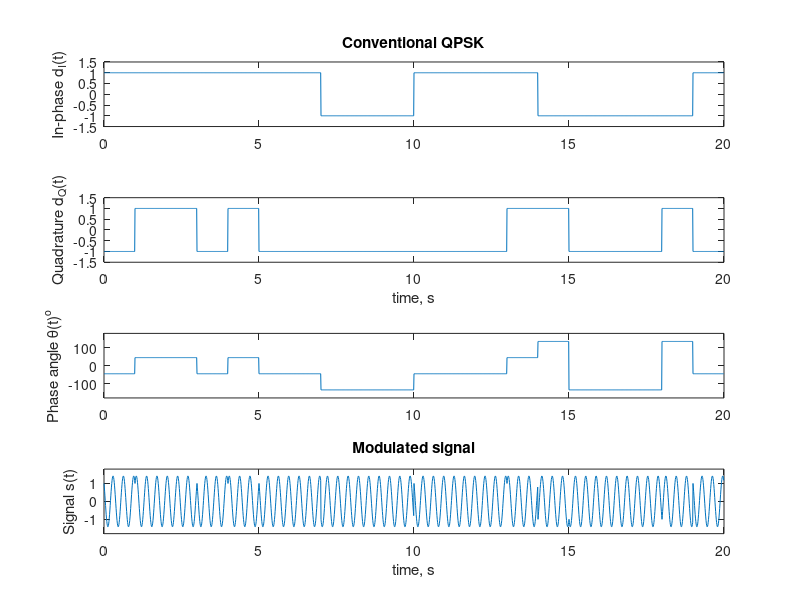
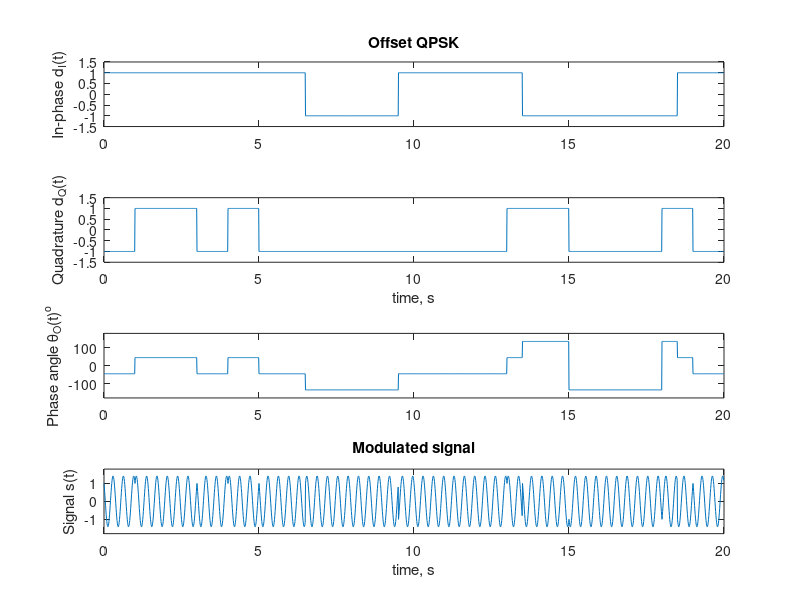
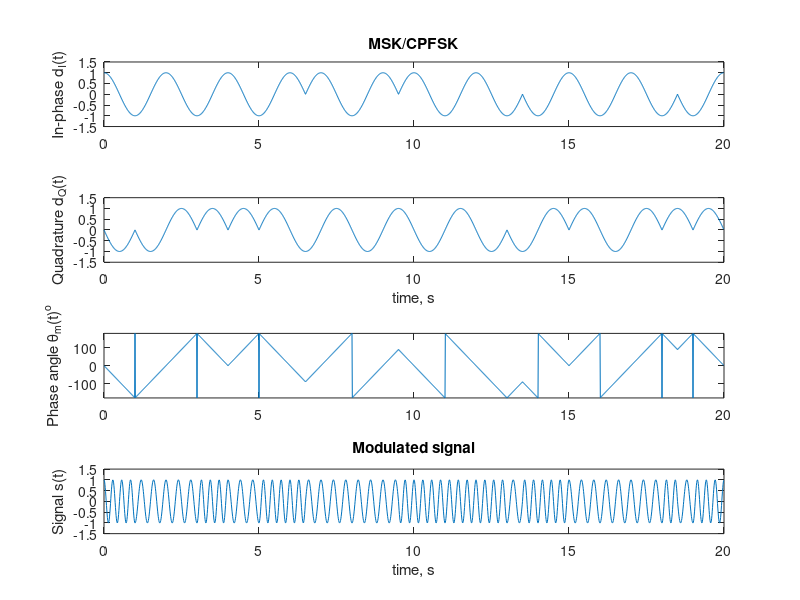
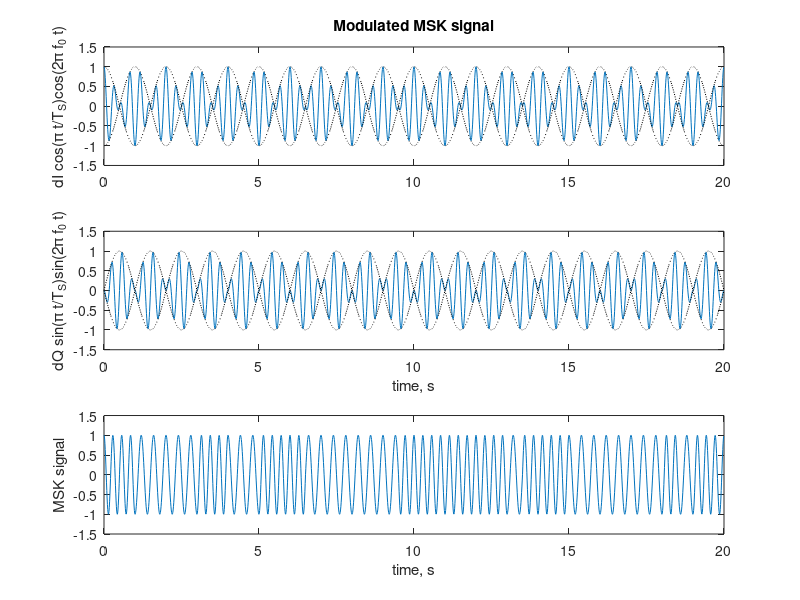

Recreate these plots in MATLAB, in order.
% QPSK, OQPSK, MSK demo
% Bob Mills
% Feb 2020
%
clc; clearvars; close all

%% simulation parameters
% plot control variables
p.discrete = 0;
p.spectrum = 0;

% simulation parameters
Nsyms = 20;                     % number of symbols in simulation
Nbits = Nsyms*2;                % number of bits in simulation
fsamp = 100;                    % sampling freq
Nfft = 4096;                    % FFT size for freq plots

% signal parameters
f0 = 3;                        % carrier freq
Rsym = 1;                       % symbol rate 
Tsym = 1/Rsym;                  % symbol dwell time

% derived parameters
Ns = Tsym*fsamp;                % num samples / symbol
Nsamp = Nsyms*Ns;               % total num samples in simulation
A = 1;                          % carrier amplitude to get desired Eb

% time vectors
t = (0:Nsamp-1)'/fsamp;         % time base vector (column)
ts = (0:Ns-1)'/fsamp;           % time vector for a single symbol (column)

%% generate the modulated signals 
% first generate the I/Q bit streams 
bits = 2*randi(2,Nbits,1)-3;    % total # of bits, values set to +/- 1
bits = reshape(bits,2,Nbits/2);
Ibits = bits(1,:);              % I channel bits
Qbits = bits(2,:);              % Q channel bits
bits = bits(:);

% build the pulse for the I&Q bit streams
pulse = ones(Ns,1);                         % NRZ pulse
% pulse  = [ ones(Ns/2,1); zeros(Ns/2,1) ];   % RZ pulse
dI = pulse * Ibits; dI = dI(:);
dQ = pulse * Qbits; dQ = dQ(:);
theta_t = atan2(dQ,dI) * 180/pi;

% modulate onto carrier -- conventional QPSK
QPSK = A * ( dI .* cos(2*pi*f0*t) + dQ .* sin(2*pi*f0*t) );

% OQPSK has a 1/2 symbol delay in the Q channel
% or 1/2 symbol advance in the I channel
% for simplicity, just circular wrap from L to R end of dI vector
dIo = circshift(dI,-Ns/2);
thetao_t = atan2(dQ,dIo) * 180/pi;
OQPSK = A * ( dIo .* cos(2*pi*f0*t) + dQ .* sin(2*pi*f0*t) );

% MSK / CPFSK uses half sine pulses
% just multiply the dI and dQo pulses from OQPSK with half sine pulse shape
COS = cos(pi*t/(Tsym));
SIN = sin(pi*t/(Tsym));
dIm = COS .* dIo;
dQm = SIN .* dQ;
thetam_t = atan2(dQm,dIm) * 180/pi;
MSK = A * ( dIm .* cos(2*pi*f0*t) + dQm .* sin(2*pi*f0*t) );


%% plot time signals 
% Conventional QPSK %%%%%%%%%%%%%
figure
subplot(411)
if p.discrete
    plot(t,dI,'.')
else
    plot(t,dI)
end
ylim([-1.5 1.5])
ylabel('In-phase d_I(t)')
title('Conventional QPSK')

subplot(412)
if p.discrete
    plot(t,dQ,'.')
else
    plot(t,dQ);
end
ylim([-1.5 1.5])
xlabel('time, s')
ylabel('Quadrature d_Q(t)')

subplot(413)
if p.discrete
    plot(t,theta_t,'.')
else
    plot(t,theta_t);
end
ylim([-180 180])
ylabel('Phase angle \theta(t)^o')

subplot(414)
if p.discrete
    plot(t,QPSK,'.')
else
    plot(t,QPSK)
end
title('Modulated signal')
xlabel('time, s')
ylabel('Signal s(t)')
ylim([ -1.8*A 1.8*A ])

% Offset QPSK %%%%%%%%%%%%%
figure
subplot(411)
if p.discrete
    plot(t,dIo,'.')
else
    plot(t,dIo)
end
ylim([-1.5 1.5])
ylabel('In-phase d_I(t)')
title('Offset QPSK')

subplot(412)
if p.discrete
    plot(t,dQ,'.')
else
    plot(t,dQ);
end
ylim([-1.5 1.5])
xlabel('time, s')
ylabel('Quadrature d_Q(t)')

subplot(413)
if p.discrete
    plot(t,thetao_t,'.')
else
    plot(t,thetao_t);
end
ylim([-180 180])
ylabel('Phase angle \theta_O(t)^o')

subplot(414)
if p.discrete
    plot(t,OQPSK,'.')
else
    plot(t,OQPSK)
end
title('Modulated signal')
xlabel('time, s')
ylabel('Signal s(t)')
ylim([ -1.8*A 1.8*A ])

% MSK %%%%%%%%%%%%%
figure
subplot(411)
if p.discrete
    plot(t,dIm,'.')
else
    plot(t,dIm)
end
ylim([-1.5 1.5])
ylabel('In-phase d_I(t)')
title('MSK/CPFSK')

subplot(412)
if p.discrete
    plot(t,dQm,'.')
else
    plot(t,dQm);
end
ylim([-1.5 1.5])
xlabel('time, s')
ylabel('Quadrature d_Q(t)')

subplot(413)
if p.discrete
    plot(t,thetam_t,'.')
else
    plot(t,thetam_t);
end
ylim([-180 180])
ylabel('Phase angle \theta_m(t)^o')

subplot(414)
if p.discrete
    plot(t,MSK,'.')
else
    plot(t,MSK)
end
title('Modulated signal')
xlabel('time, s')
ylabel('Signal s(t)')
ylim([ -1.5*A 1.5*A ])

figure %% more MSK
MSK_I = dIm.*cos(2*pi*f0*t);
MSK_Q = dQm.*sin(2*pi*f0*t);
subplot(311)
plot(t,MSK_I,t,COS,'k:',t,-COS,'k:')
ylim([-1.5 1.5])
ylabel('dI cos(\pi t/T_S)cos(2\pi f_0 t)')
title('Modulated MSK signal')

subplot(312)
plot(t,MSK_Q,t,SIN,'k:',t,-SIN,'k:')
ylim([-1.5 1.5])
xlabel('time, s')
ylabel('dQ sin(\pi t/T_S)sin(2\pi f_0 t)')

subplot(313)
plot(t,MSK)
ylabel('MSK signal')
xlabel('time, s')
ylim([ -1.5*A 1.5*A ])

%% plot freq domain results
if p.spectrum
    QPSKf = db( fftshift( abs( fft(QPSK,Nfft) ) ), 'power');
    dIf = db( fftshift( abs( fft(dI,Nfft) ) ), 'power');
    dQf = db( fftshift( abs( fft(dQ,Nfft) ) ), 'power');
    fk = fsamp*((0:Nfft-1)/Nfft-.5);         % freq vector for FFT plots

    figure
    subplot(311)
    plot(fk,QPSKf)
    axis([-fsamp/2 fsamp/2 -20 30])
    xlabel('freq, Hz')
    ylabel('Mod Sig Amp, dB')
    title('Power Spectrum, QPSK')

    subplot(312)
    plot(fk,dIf)
    axis([-fsamp/2 fsamp/2 -20 30])
    xlabel('freq, Hz')
    ylabel('In-Phase Amp, dB')

    subplot(313)
    plot(fk,dQf)
    axis([-fsamp/2 fsamp/2 -20 30])
    xlabel('freq, Hz')
    ylabel('Quadrature Amp, dB')

    OQPSKf = db( fftshift( abs( fft(OQPSK,Nfft) ) ), 'power');
    dIof = db( fftshift( abs( fft(dI,Nfft) ) ), 'power');
    figure
    subplot(311)
    plot(fk,OQPSKf)
    axis([-fsamp/2 fsamp/2 -20 30])
    xlabel('freq, Hz')
    ylabel('Mod Sig Amp, dB')
    title('Power Spectrum, OQPSK')

    subplot(312)
    plot(fk,dIof)
    axis([-fsamp/2 fsamp/2 -20 30])
    xlabel('freq, Hz')
    ylabel('In-Phase Amp, dB')

    subplot(313)
    plot(fk,dQf)
    axis([-fsamp/2 fsamp/2 -20 30])
    xlabel('freq, Hz')
    ylabel('Quadrature Amp, dB')

    MSKf = db( fftshift( abs( fft(MSK,Nfft) ) ), 'power');
    dImf = db( fftshift( abs( fft(dIm,Nfft) ) ), 'power');
    dQmf = db( fftshift( abs( fft(dQm,Nfft) ) ), 'power');
    figure
    subplot(311)
    plot(fk,MSKf)
    axis([-fsamp/2 fsamp/2 -20 30])
    xlabel('freq, Hz')
    ylabel('Mod Sig Amp, dB')
    title('Power Spectrum, MSK/CPFSK')

    subplot(312)
    plot(fk,dImf)
    axis([-fsamp/2 fsamp/2 -20 30])
    xlabel('freq, Hz')
    ylabel('In-Phase Amp, dB')

    subplot(313)
    plot(fk,dQmf)
    axis([-fsamp/2 fsamp/2 -20 30])
    xlabel('freq, Hz')
    ylabel('Quadrature Amp, dB')
end
